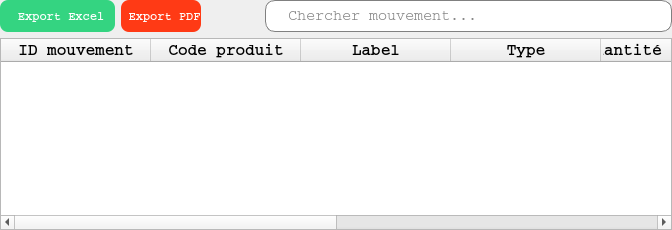
            <widget class="QWidget" name="tab_mvts_stocks">
             <property name="enabled">
              <bool>true</bool>
             </property>
             <attribute name="title">
              <string>Mvts Stocks</string>
             </attribute>
             <layout class="QGridLayout" name="gridLayout_8">
              <property name="leftMargin">
               <number>0</number>
              </property>
              <property name="topMargin">
               <number>0</number>
              </property>
              <property name="rightMargin">
               <number>0</number>
              </property>
              <property name="bottomMargin">
               <number>0</number>
              </property>
              <item row="0" column="0">
               <layout class="QHBoxLayout" name="horizontalLayout_13">
                <item>
                 <widget class="QPushButton" name="btn_export_mvts_stocks_excel">
                  <property name="minimumSize">
                   <size>
                    <width>115</width>
                    <height>32</height>
                   </size>
                  </property>
                  <property name="maximumSize">
                   <size>
                    <width>115</width>
                    <height>32</height>
                   </size>
                  </property>
                  <property name="font">
                   <font>
                    <family>Courier</family>
                    <pointsize>-1</pointsize>
                    <bold>true</bold>
                   </font>
                  </property>
                  <property name="cursor">
                   <cursorShape>PointingHandCursor</cursorShape>
                  </property>
                  <property name="styleSheet">
                   <string notr="true">QPushButton{
	background-color: #34D481;
	color: white;
	border: none;
	border-radius: 8px;
	font-weight: bold;
	font-size: 12px
}</string>
                  </property>
                  <property name="text">
                   <string> Export Excel</string>
                  </property>
                  <property name="icon">
                   <iconset resource="../ressources.qrc">
                    <normaloff>:/icones/excel.png</normaloff>:/icones/excel.png</iconset>
                  </property>
                 </widget>
                </item>
                <item>
                 <widget class="QPushButton" name="btn_export_mvts_stocks_pdf">
                  <property name="minimumSize">
                   <size>
                    <width>0</width>
                    <height>32</height>
                   </size>
                  </property>
                  <property name="maximumSize">
                   <size>
                    <width>125</width>
                    <height>32</height>
                   </size>
                  </property>
                  <property name="font">
                   <font>
                    <family>Courier</family>
                    <pointsize>-1</pointsize>
                    <bold>true</bold>
                   </font>
                  </property>
                  <property name="cursor">
                   <cursorShape>PointingHandCursor</cursorShape>
                  </property>
                  <property name="styleSheet">
                   <string notr="true">QPushButton{
	background-color: rgb(255, 58, 21);
	color: white;
	border: none;
	border-radius: 8px;
	font-weight: bold;
	font-size: 12px
}</string>
                  </property>
                  <property name="text">
                   <string> Export PDF</string>
                  </property>
                  <property name="icon">
                   <iconset resource="../ressources.qrc">
                    <normaloff>:/icones/pdf.png</normaloff>:/icones/pdf.png</iconset>
                  </property>
                 </widget>
                </item>
                <item>
                 <spacer name="horizontalSpacer_11">
                  <property name="orientation">
                   <enum>Qt::Orientation::Horizontal</enum>
                  </property>
                  <property name="sizeHint" stdset="0">
                   <size>
                    <width>58</width>
                    <height>20</height>
                   </size>
                  </property>
                 </spacer>
                </item>
                <item>
                 <widget class="QLineEdit" name="cherche_mvt_stock">
                  <property name="minimumSize">
                   <size>
                    <width>407</width>
                    <height>32</height>
                   </size>
                  </property>
                  <property name="maximumSize">
                   <size>
                    <width>407</width>
                    <height>31</height>
                   </size>
                  </property>
                  <property name="font">
                   <font>
                    <family>Courier</family>
                    <pointsize>11</pointsize>
                   </font>
                  </property>
                  <property name="styleSheet">
                   <string notr="true">QLineEdit{
	padding-left: 20px;
	border: 1px solid gray;
	border-radius:10px
}</string>
                  </property>
                  <property name="placeholderText">
                   <string>Chercher mouvement...</string>
                  </property>
                  <property name="clearButtonEnabled">
                   <bool>true</bool>
                  </property>
                 </widget>
                </item>
               </layout>
              </item>
              <item row="1" column="0">
               <widget class="QTableWidget" name="table_infos_mvts_stocks">
                <property name="font">
                 <font>
                  <family>Courier</family>
                  <pointsize>12</pointsize>
                 </font>
                </property>
                <property name="styleSheet">
                 <string notr="true">QHeaderView::section{
	font-weight: bold;
	/*background-color: black;*/
	/*color: white;*/
}

QTablewidget{
	alternate-background-color: #B0EDFB;
	background-color: #F4F9FA;
}</string>
                </property>
                <property name="editTriggers">
                 <set>QAbstractItemView::EditTrigger::NoEditTriggers</set>
                </property>
                <property name="alternatingRowColors">
                 <bool>true</bool>
                </property>
                <property name="textElideMode">
                 <enum>Qt::TextElideMode::ElideNone</enum>
                </property>
                <property name="verticalScrollMode">
                 <enum>QAbstractItemView::ScrollMode::ScrollPerItem</enum>
                </property>
                <property name="horizontalScrollMode">
                 <enum>QAbstractItemView::ScrollMode::ScrollPerItem</enum>
                </property>
                <property name="sortingEnabled">
                 <bool>true</bool>
                </property>
                <attribute name="horizontalHeaderCascadingSectionResizes">
                 <bool>true</bool>
                </attribute>
                <attribute name="horizontalHeaderMinimumSectionSize">
                 <number>80</number>
                </attribute>
                <attribute name="horizontalHeaderDefaultSectionSize">
                 <number>150</number>
                </attribute>
                <attribute name="horizontalHeaderShowSortIndicator" stdset="0">
                 <bool>true</bool>
                </attribute>
                <attribute name="horizontalHeaderStretchLastSection">
                 <bool>true</bool>
                </attribute>
                <attribute name="verticalHeaderVisible">
                 <bool>false</bool>
                </attribute>
                <column>
                 <property name="text">
                  <string>ID mouvement</string>
                 </property>
                </column>
                <column>
                 <property name="text">
                  <string>Code produit</string>
                 </property>
                </column>
                <column>
                 <property name="text">
                  <string>Label</string>
                 </property>
                </column>
                <column>
                 <property name="text">
                  <string>Type</string>
                 </property>
                </column>
                <column>
                 <property name="text">
                  <string>Quantité disponible</string>
                 </property>
                </column>
                <column>
                 <property name="text">
                  <string>Unité</string>
                 </property>
                </column>
                <column>
                 <property name="text">
                  <string>Utilisateur</string>
                 </property>
                </column>
                <column>
                 <property name="text">
                  <string>Date</string>
                 </property>
                </column>
               </widget>
              </item>
             </layout>
            </widget>
